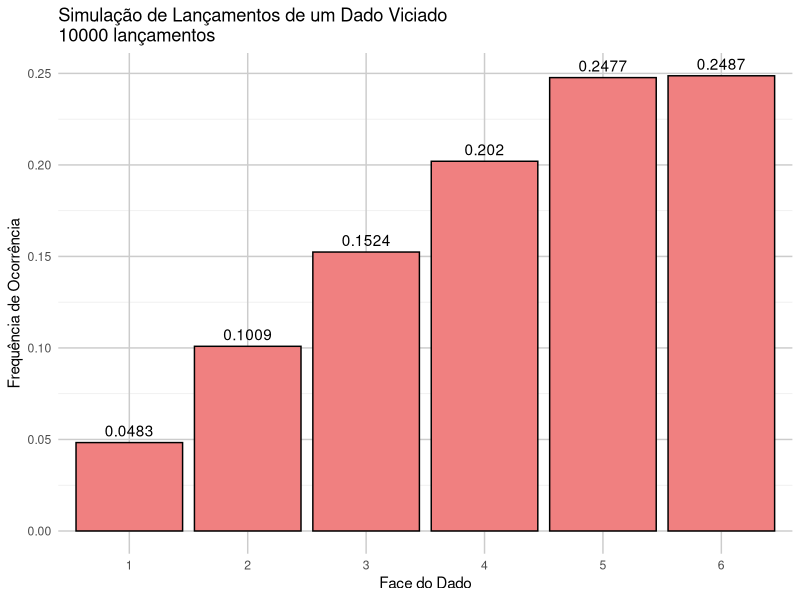
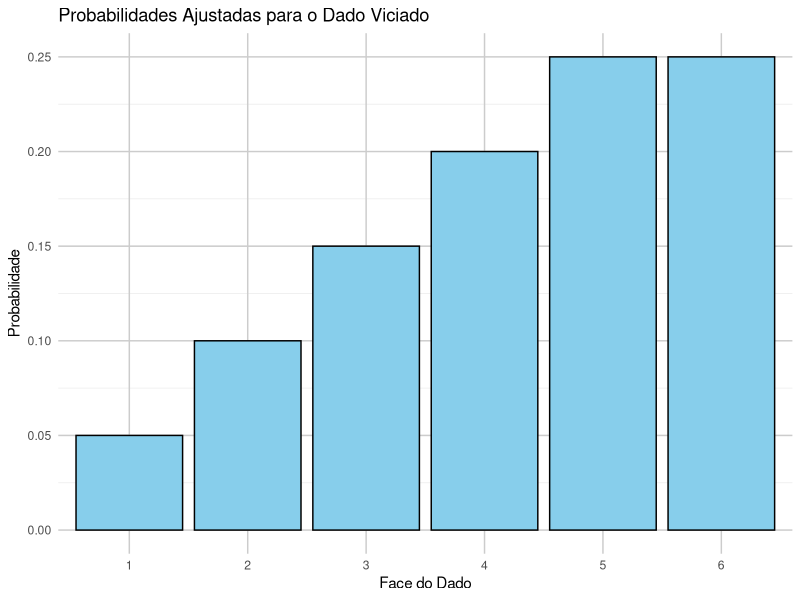
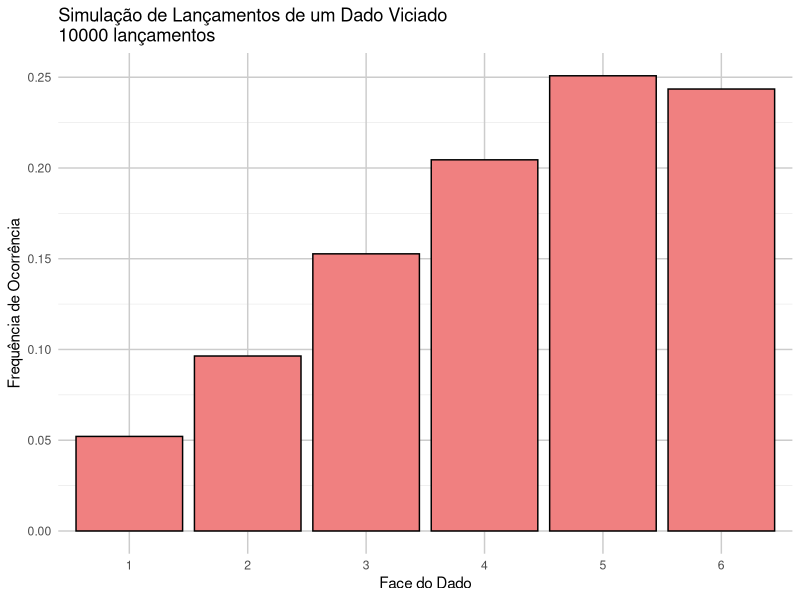

The R script that drew these images, in order:
faces <- 1:6

# Probabilidades associadas às faces do dado
probabilidades <- c(0.05, 0.1, 0.15, 0.2, 0.25, 0.25)

n_lancamentos <- 10000

resultados <- sample(faces, size = n_lancamentos, replace = TRUE, prob = probabilidades)
frequencias <- table(resultados) / n_lancamentos
cat("Frequências de cada face após", n_lancamentos, "lançamentos:\n")
for (face in faces) {
  cat("Face", face, ":", frequencias[as.character(face)], "vezes\n")
}
library(ggplot2)

dados <- data.frame(faces = as.factor(faces), frequencias = as.numeric(frequencias))

ggplot(dados, aes(x = faces, y = frequencias)) +
  geom_bar(stat = "identity", fill = "lightcoral", color = "black") +
  ggtitle(paste0("Simulação de Lançamentos de um Dado Viciado\n", n_lancamentos, " lançamentos")) +
  xlab("Face do Dado") +
  ylab("Frequência de Ocorrência") +
  theme_minimal() +
  geom_text(aes(label = round(frequencias, 4)), vjust = -0.5) +
  theme(panel.grid.major = element_line(color = "grey80"))

# Gráfico das probabilidades ajustadas
dados_probabilidades <- data.frame(faces = as.factor(faces), probabilidades = probabilidades)
ggplot(dados_probabilidades, aes(x = faces, y = probabilidades)) +
  geom_bar(stat = "identity", fill = "skyblue", color = "black") +
  ggtitle("Probabilidades Ajustadas para o Dado Viciado") +
  xlab("Face do Dado") +
  ylab("Probabilidade") +
  theme_minimal() +
  theme(panel.grid.major = element_line(color = "grey80"))

#alt, usando uniforme
# Definindo as faces do dado e as probabilidades associadas (não uniformes)
faces <- 1:6
# Probabilidades associadas às faces do dado
probabilidades <- c(0.05, 0.1, 0.15, 0.2, 0.25, 0.25)

# Função para gerar uma amostra baseada em intervalos de probabilidades
gerar_amostra_por_intervalos <- function(probabilidades, faces) {
  u <- runif(1)  # Gerando um número aleatório uniforme
  limite_inferior <- 0  # Limite inferior do intervalo
  # Percorrendo as probabilidades e verificando em qual intervalo o número cai
  for (i in seq_along(probabilidades)) {
    # Definindo o limite superior do intervalo
    limite_superior <- limite_inferior + probabilidades[i]
    if (limite_inferior <= u && u < limite_superior) {
      return(faces[i])  # Retorna a face correspondente ao intervalo
    }
    # Atualiza o limite inferior para o próximo intervalo
    limite_inferior <- limite_superior
  }
}

# Simulando lançamentos do dado viciado utilizando a verificação dos intervalos
n_lancamentos <- 10000
set.seed(123)  # Definindo seed para reprodutibilidade
resultados <- replicate(n_lancamentos, gerar_amostra_por_intervalos(probabilidades, faces))

# Contando as frequências de cada face
frequencias <- sapply(faces, function(face) sum(resultados == face) / n_lancamentos)

# Exibindo os resultados da simulação
cat("Frequências de cada face após", n_lancamentos, "lançamentos:\n")
for (i in seq_along(faces)) {
  cat("Face", faces[i], ":", frequencias[i], "(em %)\n")
}
# Gráfico das frequências obtidas
dados_frequencias <- data.frame(faces = as.factor(faces), frequencias = frequencias)
ggplot(dados_frequencias, aes(x = faces, y = frequencias)) +
  geom_bar(stat = "identity", fill = "lightcoral", color = "black") +
  ggtitle(paste0("Simulação de Lançamentos de um Dado Viciado\n", n_lancamentos, " lançamentos")) +
  xlab("Face do Dado") +
  ylab("Frequência de Ocorrência") +
  theme_minimal() +
  theme(panel.grid.major = element_line(color = "grey80"))
